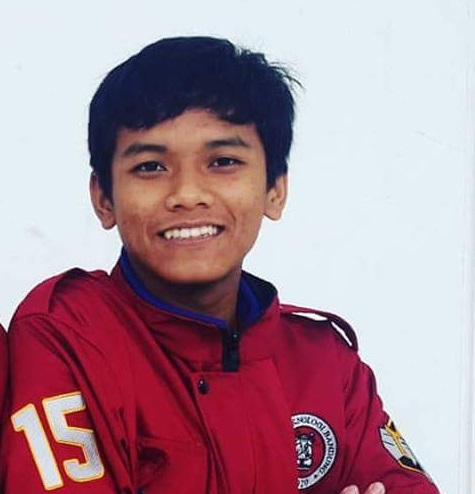
#> input picture face_dataset/hilmi.jpg, 475 x 494 px
$ jupyter execute --allow-errors Experiment.ipynb
#> lines starting #> are read from the running program, lines starting #| are printed output that depends on the picture; after the words box and inside, x2 and y2 are one past the last pixel; in counts of white or black regions, pixels touching at a corner belong together
[cell 1]
import numpy as np
import cv2 as cv

import matplotlib.pyplot as plt
# %matplotlib inline

def showImage(img, im_name) :
    fig = plt.figure()
    ax1 = fig.add_axes((0.1, 0.2, 0.8, 0.7))
    ax1.set_title(im_name)
    plt.imshow(img, cmap='gray')

[cell 2]
face_cascade = cv.CascadeClassifier('face_dataset/haarcascade_frontalface_default.xml')
# raw_img = cv.imread('face_dataset/FacePhoto/pg42RF.jpg')
raw_img = cv.imread('face_dataset/hilmi.jpg')
#> raw_img is the input picture: shape (494, 475, 3); mean B, G, R 152.4, 140.1, 173
img = cv.cvtColor(raw_img, cv.COLOR_BGR2RGB)
gray = cv.cvtColor(raw_img, cv.COLOR_BGR2GRAY)
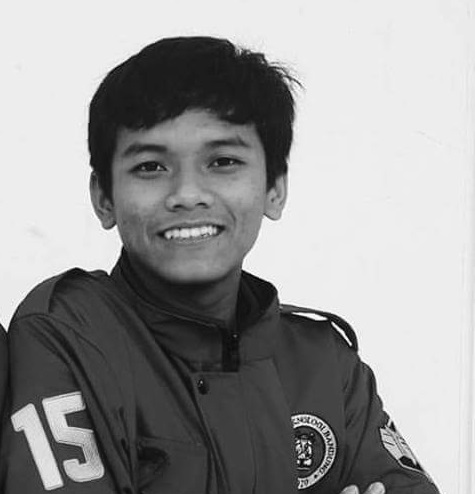
#> gray: shape (494, 475); min 1, max 255, mean 151.2

[cell 3]
faces = face_cascade.detectMultiScale(gray, 1.3, 5)
#> faces = [[98, 97, 180, 180]]
for (x,y,w,h) in faces:
    cv.rectangle(img,(x,y),(x+w,y+h),(255,0,0),2)
    roi_gray = gray[y:y+h, x:x+w]
    roi_color = img[y:y+h, x:x+w]
#> this loop made 1 pass
#> pass 1, `roi_gray = gray[y:y+h, x:x+w]`:
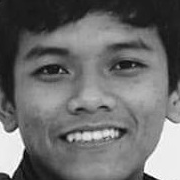
#> roi_gray: shape (180, 180); min 3, max 254, mean 109
#> pass 1, `roi_color = img[y:y+h, x:x+w]`:
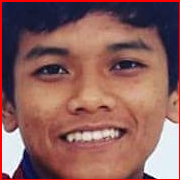
#> roi_color: shape (180, 180, 3); mean R, G, B 141.1, 95.7, 92.4
#> after the loop:
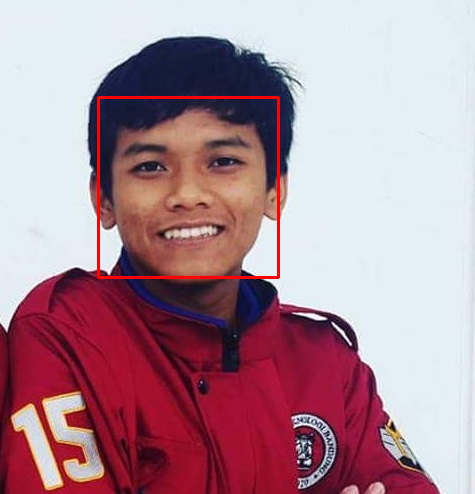
#> img: shape (494, 475, 3); mean R, G, B 174.5, 139.4, 151.5
showImage(img, "Face")

[cell 4]
import skin_detector

#> (the rest of this cell did not finish here and is left out)

[cell 5]
ret, binary = cv.threshold(gray, 0, 255, cv.THRESH_OTSU)
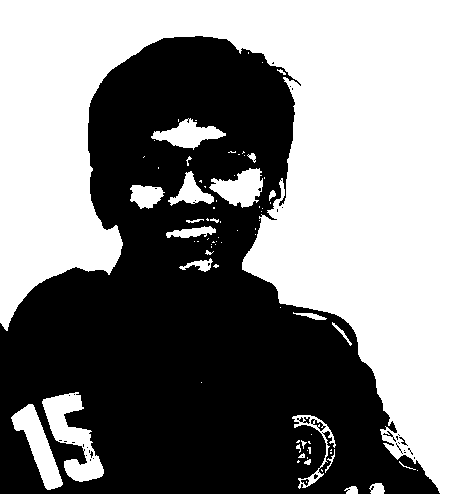
#> binary: shape (494, 475); 53.2% white; 37 black regions (31 under 20 px), largest, box (x1, y1, x2, y2) and area: (0, 36, 440, 494) 109461, (311, 419, 326, 431) 61, (297, 417, 310, 424) 44, (383, 431, 396, 442) 29, (301, 479, 309, 486) 29, (399, 437, 408, 446) 23
#> ret = 145

showImage(gray, "Face")
